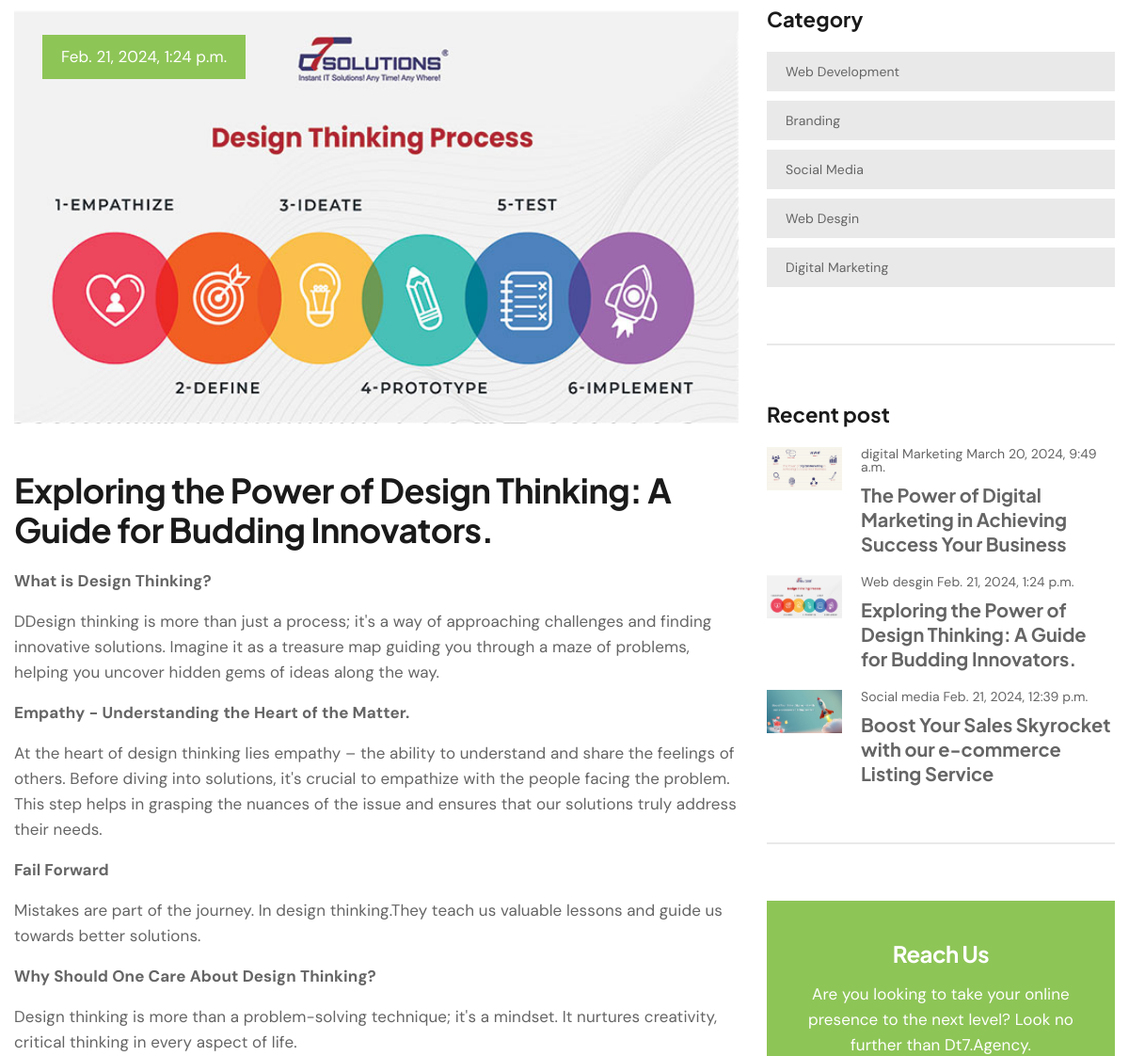
/blog/Exploring-the-power-of-desgin (middle part), run on an earlier commit of the app's database.
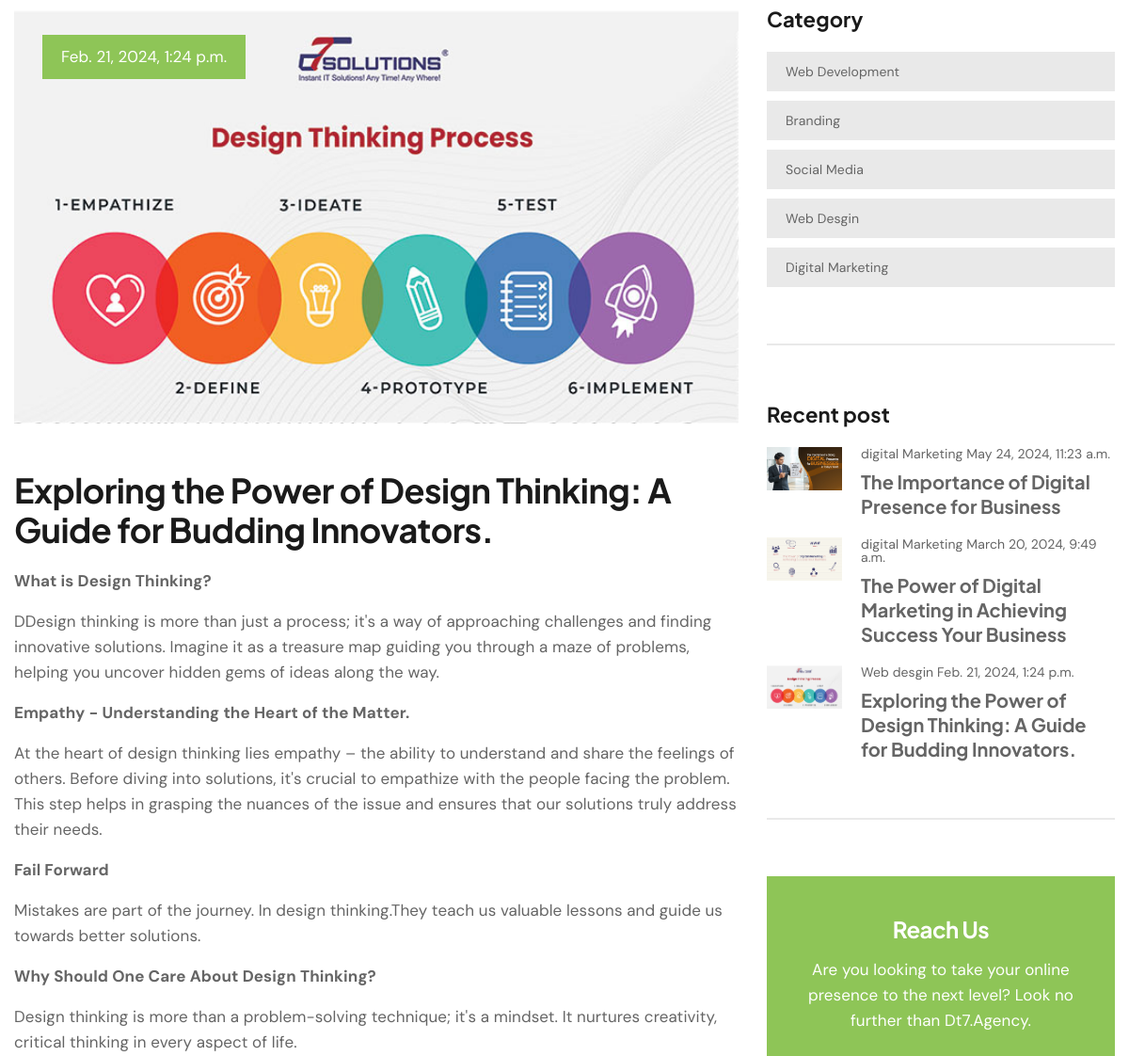
And on a later commit of the database.
### DT7App/models.py (models this page shows)
class Category(models.Model):
        Name = models.CharField(max_length=30,default="heading")
        Created = models.DateTimeField(default=datetime.now)
        def __str__(self):
            return self.Name
        class Meta:
            verbose_name ='Category'
            verbose_name_plural = 'Categories'

class BlogPost(models.Model):
    Id = models.AutoField(primary_key=True)
    Category = models.ForeignKey(Category,on_delete=models.CASCADE,related_name='categories')
    Title =  models.CharField(max_length=225,default="title")
    Image1 = models.ImageField(upload_to='uploads/')
    Body = RichTextField(blank=True,null=True)
    Sluglink = models.CharField(max_length=200 ,blank=True,null=True)
    Tags = models.CharField(max_length=100 )
    CreatedName =  models.CharField(max_length=100)
    Create_at = models.DateTimeField(default=datetime.now)
    status = models.IntegerField(choices=STATUS, default=0)
    class Meta:
        ordering = ['-Create_at']
    def __str__(self):
            return self.Title

### DT7App/views.py (the view)
# urls.py: path('blog/<str:slug>', Blogdetails , name='blog'),
def Blogdetails(request,slug):
    blog_list = BlogPost.objects.filter().order_by('-Id')[:3]
    selectpost = BlogPost.objects.get(Sluglink=slug)
    totalcategories = Category.objects.all()
    all_posts = BlogPost.objects.order_by('Id')
    selected_index = None
    for i, post in enumerate(all_posts):
        if post == selectpost:
            selected_index = i
            break
    previous_post = None
    next_post = None
    if selected_index is not None:
        if selected_index > 0:
            previous_post = all_posts[selected_index - 1]
        else:
            previous_post = all_posts.last()
        if selected_index < len(all_posts) - 1:
            next_post = all_posts[selected_index + 1]
        else:
            next_post = all_posts.first()
    context =  {'selectpost':selectpost,'totalcategories':totalcategories,'blog_list':blog_list,'previous_post': previous_post,
        'next_post': next_post,'navbar':'Blog'}
    print(next_post,previous_post)
    return render(request, 'uifiles/blogdetails.html',context)

### templates/uifiles/blogdetails.html (shortened to what this page needs)
{% extends 'uifiles/subase.html' %}
{% load static %}
{% block content %}
        <section class="blog-details-page">
            <div class="container">
                <div class="row">
                    {% if selectpost %}
                    <div class="col-xl-8 col-lg-7">
                        <div class="blog-details-page__content">
                            <div class="blog-details-page__post wow animated fadeInUp" data-wow-delay="0.1s" data-wow-duration="1500ms">
                                <div class="blog-details-page__post-img-box">
                                    <img src="/media/{{selectpost.Image1}}" alt="assets/images/blog/blog-details-1.jpg" class="blog-details-page__post-img">
                                    <p class="blog-details-page__post-date">{{selectpost.Create_at}}</p>
                                </div>
                                <div class="blog-details-page__post-content">
                                    <h3 class="blog-details-page__post-title">{{selectpost.Title}}</h3>
                                    <p class="blog-details-page__post-desc"> {{selectpost.Body|safe}}</p>
                                </div>
                            </div>
                        </div>
                    </div>
                    {% endif %}
                    <div class="col-xl-4 col-lg-5">
                        <div class="page-sidebar">
                            <div class="page-sidebar__category page-sidebar__single wow animated fadeInLeft" data-wow-delay="0.1s" data-wow-duration="1500ms">
                                <h3 class="page-sidebar__category-title page-sidebar__title">Category</h3>
                                <ul class="page-sidebar__category-list">
                                    {% for category in totalcategories %}
                                    <li class="page-sidebar__category-item">
                                        <a href="#" class="page-sidebar__category-link"><span>{{ category.Name }}</span> </a>
                                    </li>
                                    {% endfor %}
                                </ul>
                            </div>
                            <div class="page-sidebar__line page-sidebar__single"></div>
                            <div class="page-sidebar__post page-sidebar__single wow animated fadeInLeft" data-wow-delay="0.1s" data-wow-duration="1500ms">
                                <h3 class="page-sidebar__post-title page-sidebar__title">Recent post</h3>
                                {% for blogitem in blog_list %}
                                <div class="page-sidebar__post-box">
                                    <a href="blog-details.html" class="page-sidebar__post-img-box">
                                        <img src="/media/{{blogitem.Image1}}" alt="post" class="page-sidebar__post-img">
                                    </a>
                                    <div class="page-sidebar__post-content">
                                        <p class="page-sidebar__post-date"><span>{{blogitem.Category}}</span> <span>{{blogitem.Create_at}}</span></p>
                                        <a href="blog-details.html" class="page-sidebar__post-title-link">{{blogitem.Title}}</a>
                                    </div>
                                </div>
                                {% endfor %}
                            </div>
                            <div class="page-sidebar__line page-sidebar__single"></div>
                            <div class="page-sidebar__offer page-sidebar__single wow animated fadeInLeft" data-wow-delay="0.1s" data-wow-duration="1500ms">
                                <h3 class="page-sidebar__offer-title">Reach Us</h3>
                                <p class="page-sidebar__offer-desc">Are you looking to take your online presence to the next level? Look no further than Dt7.Agency.</p>
                            </div>
                        </div>
                    </div>
                </div>
            </div>
        </section>
{% endblock %}

What changed in the data, as far as the page shows it:
no longer on this page (row unchanged): BlogPost: Image1 (picture), Category "Social media", Create_at "Feb. 21, 2024, 12:39 p.m.", Title "Boost Your Sales Skyrocket with our e-commerce Listing Service"
added BlogPost: Image1 (picture), Category "digital Marketing", Create_at "May 24, 2024, 11:23 a.m.", Title "The Importance of Digital Presence for Business"
